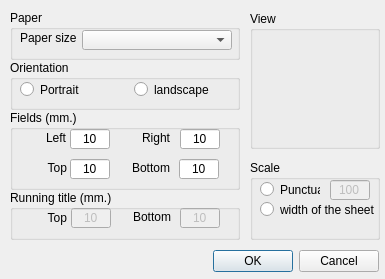
<ui version="4.0" >
 <class>uorPageSetup</class>
 <widget class="QDialog" name="uorPageSetup" >
  <property name="geometry" >
   <rect>
    <x>0</x>
    <y>0</y>
    <width>385</width>
    <height>279</height>
   </rect>
  </property>
  <property name="sizePolicy" >
   <sizepolicy vsizetype="Fixed" hsizetype="Fixed" >
    <horstretch>0</horstretch>
    <verstretch>0</verstretch>
   </sizepolicy>
  </property>
  <property name="minimumSize" >
   <size>
    <width>385</width>
    <height>279</height>
   </size>
  </property>
  <property name="maximumSize" >
   <size>
    <width>385</width>
    <height>279</height>
   </size>
  </property>
  <property name="windowTitle" >
   <string>Dialog</string>
  </property>
  <widget class="QDialogButtonBox" name="buttonBox" >
   <property name="geometry" >
    <rect>
     <x>212</x>
     <y>245</y>
     <width>167</width>
     <height>32</height>
    </rect>
   </property>
   <property name="orientation" >
    <enum>Qt::Horizontal</enum>
   </property>
   <property name="standardButtons" >
    <set>QDialogButtonBox::Cancel|QDialogButtonBox::NoButton|QDialogButtonBox::Ok</set>
   </property>
  </widget>
  <widget class="QGroupBox" name="groupBox" >
   <property name="geometry" >
    <rect>
     <x>10</x>
     <y>10</y>
     <width>230</width>
     <height>50</height>
    </rect>
   </property>
   <property name="title" >
    <string>Paper</string>
   </property>
   <widget class="QComboBox" name="m_cbPaperSize" >
    <property name="geometry" >
     <rect>
      <x>72</x>
      <y>20</y>
      <width>150</width>
      <height>20</height>
     </rect>
    </property>
   </widget>
   <widget class="QLabel" name="m_llPaperSize" >
    <property name="geometry" >
     <rect>
      <x>10</x>
      <y>20</y>
      <width>60</width>
      <height>16</height>
     </rect>
    </property>
    <property name="text" >
     <string>Paper size</string>
    </property>
   </widget>
  </widget>
  <widget class="QGroupBox" name="groupBox_2" >
   <property name="geometry" >
    <rect>
     <x>10</x>
     <y>60</y>
     <width>230</width>
     <height>50</height>
    </rect>
   </property>
   <property name="title" >
    <string>Orientation</string>
   </property>
   <widget class="QRadioButton" name="m_rbPortrait" >
    <property name="geometry" >
     <rect>
      <x>10</x>
      <y>20</y>
      <width>81</width>
      <height>19</height>
     </rect>
    </property>
    <property name="text" >
     <string>Portrait</string>
    </property>
   </widget>
   <widget class="QRadioButton" name="m_rbLandscape" >
    <property name="geometry" >
     <rect>
      <x>124</x>
      <y>20</y>
      <width>81</width>
      <height>19</height>
     </rect>
    </property>
    <property name="text" >
     <string>landscape</string>
    </property>
   </widget>
  </widget>
  <widget class="QGroupBox" name="groupBox_3" >
   <property name="geometry" >
    <rect>
     <x>10</x>
     <y>110</y>
     <width>230</width>
     <height>80</height>
    </rect>
   </property>
   <property name="title" >
    <string>Fields (mm.)</string>
   </property>
   <widget class="QLabel" name="m_llFieldsLeft" >
    <property name="geometry" >
     <rect>
      <x>10</x>
      <y>20</y>
      <width>46</width>
      <height>16</height>
     </rect>
    </property>
    <property name="text" >
     <string>Left</string>
    </property>
    <property name="alignment" >
     <set>Qt::AlignRight|Qt::AlignTrailing|Qt::AlignVCenter</set>
    </property>
   </widget>
   <widget class="QLineEdit" name="m_leFieldsLeft" >
    <property name="geometry" >
     <rect>
      <x>60</x>
      <y>19</y>
      <width>40</width>
      <height>20</height>
     </rect>
    </property>
    <property name="inputMask" >
     <string>99; </string>
    </property>
    <property name="text" >
     <string>10</string>
    </property>
    <property name="cursorPosition" >
     <number>0</number>
    </property>
    <property name="alignment" >
     <set>Qt::AlignCenter</set>
    </property>
   </widget>
   <widget class="QLineEdit" name="m_leFieldsTop" >
    <property name="geometry" >
     <rect>
      <x>60</x>
      <y>49</y>
      <width>40</width>
      <height>20</height>
     </rect>
    </property>
    <property name="inputMask" >
     <string>99; </string>
    </property>
    <property name="text" >
     <string>10</string>
    </property>
    <property name="frame" >
     <bool>true</bool>
    </property>
    <property name="cursorPosition" >
     <number>0</number>
    </property>
    <property name="alignment" >
     <set>Qt::AlignCenter</set>
    </property>
   </widget>
   <widget class="QLabel" name="m_llFieldsTop" >
    <property name="geometry" >
     <rect>
      <x>11</x>
      <y>50</y>
      <width>46</width>
      <height>16</height>
     </rect>
    </property>
    <property name="text" >
     <string>Top</string>
    </property>
    <property name="alignment" >
     <set>Qt::AlignRight|Qt::AlignTrailing|Qt::AlignVCenter</set>
    </property>
   </widget>
   <widget class="QLineEdit" name="m_leFieldsBottom" >
    <property name="geometry" >
     <rect>
      <x>169</x>
      <y>49</y>
      <width>40</width>
      <height>20</height>
     </rect>
    </property>
    <property name="inputMask" >
     <string>99; </string>
    </property>
    <property name="text" >
     <string>10</string>
    </property>
    <property name="frame" >
     <bool>true</bool>
    </property>
    <property name="cursorPosition" >
     <number>0</number>
    </property>
    <property name="alignment" >
     <set>Qt::AlignCenter</set>
    </property>
   </widget>
   <widget class="QLabel" name="m_llFieldsRight" >
    <property name="geometry" >
     <rect>
      <x>110</x>
      <y>20</y>
      <width>50</width>
      <height>16</height>
     </rect>
    </property>
    <property name="text" >
     <string>Right</string>
    </property>
    <property name="alignment" >
     <set>Qt::AlignRight|Qt::AlignTrailing|Qt::AlignVCenter</set>
    </property>
   </widget>
   <widget class="QLabel" name="m_llFieldsBottom" >
    <property name="geometry" >
     <rect>
      <x>110</x>
      <y>50</y>
      <width>50</width>
      <height>16</height>
     </rect>
    </property>
    <property name="text" >
     <string>Bottom</string>
    </property>
    <property name="textFormat" >
     <enum>Qt::RichText</enum>
    </property>
    <property name="alignment" >
     <set>Qt::AlignRight|Qt::AlignTrailing|Qt::AlignVCenter</set>
    </property>
   </widget>
   <widget class="QLineEdit" name="m_leFieldsRight" >
    <property name="geometry" >
     <rect>
      <x>170</x>
      <y>19</y>
      <width>40</width>
      <height>20</height>
     </rect>
    </property>
    <property name="inputMask" >
     <string>99; </string>
    </property>
    <property name="text" >
     <string>10</string>
    </property>
    <property name="cursorPosition" >
     <number>0</number>
    </property>
    <property name="alignment" >
     <set>Qt::AlignCenter</set>
    </property>
   </widget>
  </widget>
  <widget class="QGroupBox" name="groupBox_4" >
   <property name="geometry" >
    <rect>
     <x>250</x>
     <y>11</y>
     <width>130</width>
     <height>138</height>
    </rect>
   </property>
   <property name="title" >
    <string>View</string>
   </property>
   <widget class="QLabel" name="m_llPageViewP" >
    <property name="geometry" >
     <rect>
      <x>10</x>
      <y>20</y>
      <width>110</width>
      <height>110</height>
     </rect>
    </property>
    <property name="frameShape" >
     <enum>QFrame::NoFrame</enum>
    </property>
    <property name="frameShadow" >
     <enum>QFrame::Plain</enum>
    </property>
    <property name="text" >
     <string/>
    </property>
    <property name="pixmap" >
     <pixmap resource="../uoReport.qrc" >:/image/portrait.png</pixmap>
    </property>
    <property name="alignment" >
     <set>Qt::AlignHCenter|Qt::AlignTop</set>
    </property>
   </widget>
   <widget class="QLabel" name="m_llPageViewL" >
    <property name="geometry" >
     <rect>
      <x>4</x>
      <y>30</y>
      <width>120</width>
      <height>90</height>
     </rect>
    </property>
    <property name="frameShape" >
     <enum>QFrame::NoFrame</enum>
    </property>
    <property name="frameShadow" >
     <enum>QFrame::Plain</enum>
    </property>
    <property name="text" >
     <string/>
    </property>
    <property name="pixmap" >
     <pixmap resource="../uoReport.qrc" >:/image/landscape.png</pixmap>
    </property>
    <property name="alignment" >
     <set>Qt::AlignHCenter|Qt::AlignTop</set>
    </property>
   </widget>
  </widget>
  <widget class="QGroupBox" name="groupBox_5" >
   <property name="geometry" >
    <rect>
     <x>10</x>
     <y>190</y>
     <width>230</width>
     <height>50</height>
    </rect>
   </property>
   <property name="title" >
    <string>Running title (mm.)</string>
   </property>
   <widget class="QLineEdit" name="m_leRTitleBottom" >
    <property name="enabled" >
     <bool>false</bool>
    </property>
    <property name="geometry" >
     <rect>
      <x>170</x>
      <y>18</y>
      <width>40</width>
      <height>20</height>
     </rect>
    </property>
    <property name="inputMask" >
     <string>99; </string>
    </property>
    <property name="text" >
     <string>10</string>
    </property>
    <property name="frame" >
     <bool>true</bool>
    </property>
    <property name="cursorPosition" >
     <number>0</number>
    </property>
    <property name="alignment" >
     <set>Qt::AlignCenter</set>
    </property>
   </widget>
   <widget class="QLineEdit" name="m_leRTitleTop" >
    <property name="enabled" >
     <bool>false</bool>
    </property>
    <property name="geometry" >
     <rect>
      <x>61</x>
      <y>18</y>
      <width>40</width>
      <height>20</height>
     </rect>
    </property>
    <property name="inputMask" >
     <string>99; </string>
    </property>
    <property name="text" >
     <string>10</string>
    </property>
    <property name="frame" >
     <bool>true</bool>
    </property>
    <property name="cursorPosition" >
     <number>0</number>
    </property>
    <property name="alignment" >
     <set>Qt::AlignCenter</set>
    </property>
   </widget>
   <widget class="QLabel" name="m_llColontitleBottom" >
    <property name="geometry" >
     <rect>
      <x>111</x>
      <y>19</y>
      <width>50</width>
      <height>16</height>
     </rect>
    </property>
    <property name="text" >
     <string>Bottom</string>
    </property>
    <property name="textFormat" >
     <enum>Qt::RichText</enum>
    </property>
    <property name="alignment" >
     <set>Qt::AlignRight|Qt::AlignTrailing|Qt::AlignVCenter</set>
    </property>
   </widget>
   <widget class="QLabel" name="m_llColontitleTop" >
    <property name="geometry" >
     <rect>
      <x>11</x>
      <y>20</y>
      <width>46</width>
      <height>16</height>
     </rect>
    </property>
    <property name="text" >
     <string>Top</string>
    </property>
    <property name="alignment" >
     <set>Qt::AlignRight|Qt::AlignTrailing|Qt::AlignVCenter</set>
    </property>
   </widget>
  </widget>
  <widget class="QGroupBox" name="groupBox_6" >
   <property name="geometry" >
    <rect>
     <x>250</x>
     <y>160</y>
     <width>130</width>
     <height>80</height>
    </rect>
   </property>
   <property name="title" >
    <string>Scale</string>
   </property>
   <widget class="QRadioButton" name="m_rbScalePunctual" >
    <property name="enabled" >
     <bool>true</bool>
    </property>
    <property name="geometry" >
     <rect>
      <x>10</x>
      <y>20</y>
      <width>60</width>
      <height>19</height>
     </rect>
    </property>
    <property name="text" >
     <string>Punctual</string>
    </property>
   </widget>
   <widget class="QLineEdit" name="m_leScalePunctual" >
    <property name="enabled" >
     <bool>false</bool>
    </property>
    <property name="geometry" >
     <rect>
      <x>80</x>
      <y>20</y>
      <width>40</width>
      <height>20</height>
     </rect>
    </property>
    <property name="inputMask" >
     <string>999; </string>
    </property>
    <property name="text" >
     <string>100</string>
    </property>
    <property name="echoMode" >
     <enum>QLineEdit::Normal</enum>
    </property>
    <property name="cursorPosition" >
     <number>0</number>
    </property>
    <property name="alignment" >
     <set>Qt::AlignCenter</set>
    </property>
   </widget>
   <widget class="QRadioButton" name="m_rbScalePunctual2" >
    <property name="enabled" >
     <bool>true</bool>
    </property>
    <property name="geometry" >
     <rect>
      <x>10</x>
      <y>40</y>
      <width>114</width>
      <height>19</height>
     </rect>
    </property>
    <property name="text" >
     <string>width of the sheet</string>
    </property>
   </widget>
  </widget>
 </widget>
 <tabstops>
  <tabstop>m_cbPaperSize</tabstop>
  <tabstop>m_rbPortrait</tabstop>
  <tabstop>m_rbLandscape</tabstop>
  <tabstop>m_leFieldsLeft</tabstop>
  <tabstop>m_leFieldsTop</tabstop>
  <tabstop>m_leFieldsRight</tabstop>
  <tabstop>m_leFieldsBottom</tabstop>
  <tabstop>m_leRTitleTop</tabstop>
  <tabstop>m_leRTitleBottom</tabstop>
  <tabstop>m_rbScalePunctual</tabstop>
  <tabstop>m_leScalePunctual</tabstop>
  <tabstop>m_rbScalePunctual2</tabstop>
  <tabstop>buttonBox</tabstop>
 </tabstops>
 <resources>
  <include location="../uoReport.qrc" />
 </resources>
 <connections>
  <connection>
   <sender>buttonBox</sender>
   <signal>accepted()</signal>
   <receiver>uorPageSetup</receiver>
   <slot>accept()</slot>
   <hints>
    <hint type="sourcelabel" >
     <x>248</x>
     <y>254</y>
    </hint>
    <hint type="destinationlabel" >
     <x>157</x>
     <y>274</y>
    </hint>
   </hints>
  </connection>
  <connection>
   <sender>buttonBox</sender>
   <signal>rejected()</signal>
   <receiver>uorPageSetup</receiver>
   <slot>reject()</slot>
   <hints>
    <hint type="sourcelabel" >
     <x>316</x>
     <y>260</y>
    </hint>
    <hint type="destinationlabel" >
     <x>286</x>
     <y>274</y>
    </hint>
   </hints>
  </connection>
 </connections>
</ui>
